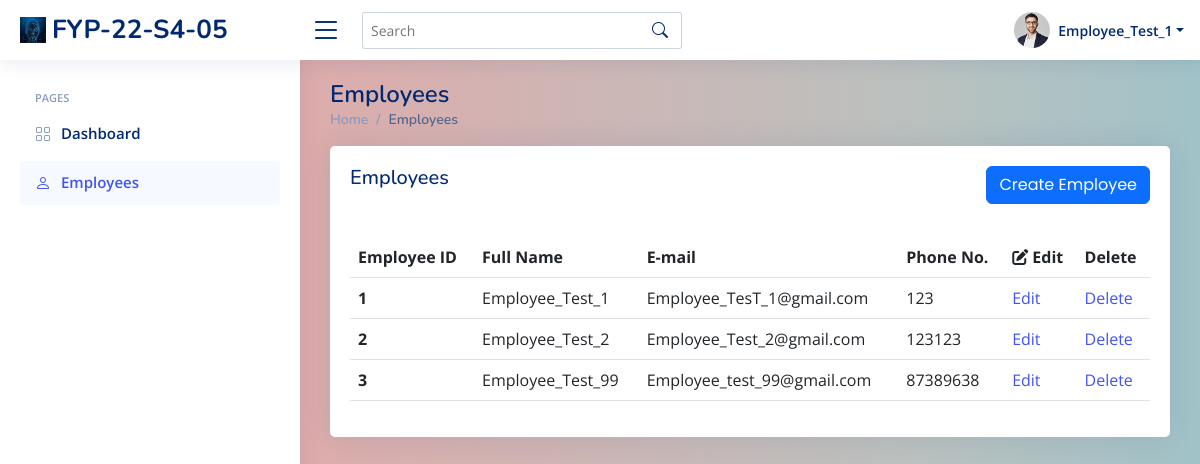
/sys_admin/view_employees/ (signed in), run on an earlier commit of the app's database.
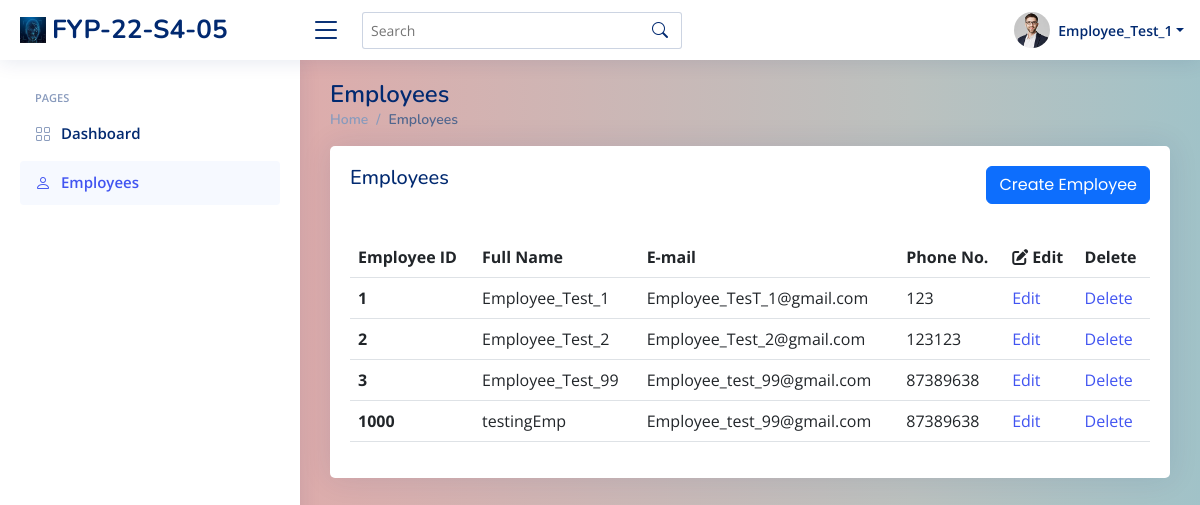
And on a later commit of the database.
### index/models.py (models this page shows, shortened)
class Employee(models.Model):
	Employee_ID = models.IntegerField(primary_key=True)
	Full_Name = models.CharField(max_length=100)
	Phone_Number = models.CharField(max_length=100)
	Email_Address = models.EmailField()
	Role = models.ForeignKey(Role,on_delete=models.CASCADE)
	Profile_Image = models.ImageField(upload_to=user_directory_path,null=True,blank=True)
	Password = models.CharField(max_length=256)

### index/views/sys_admin.py (the view)
# urls.py: path('sys_admin/view_employees/', sys_admin.sys_admin_view_employees, name='sys_admin_view_employees'),
def sys_admin_view_employees(request):
	currentEmployee = Employee.objects.get(Employee_ID=request.session['Employee_ID'])
	allEmployees = Employee.objects.filter(Role=3)
	context={
		'Employee_ID' : currentEmployee.Employee_ID,
		'Full_Name' : currentEmployee.Full_Name,
		'Role' : currentEmployee.Role.Role_Name,
		'Employees' : allEmployees,
	}
	return render(request, 'sys_admin/sys_admin_view_employees.html', context)

### templates/sys_admin/sys_admin_view_employees.html (shortened to what this page needs)
{% extends "index/base.html" %}
{% load static %}
{% block content %}
  <header id="header" class="header fixed-top d-flex align-items-center">
    <div class="d-flex align-items-center justify-content-between">
      <a href="{% url 'sys_admin_home' %}" class="logo d-flex align-items-center">
        <img src="../../assets/img/logo.png" alt="">
        <span class="d-none d-lg-block">FYP-22-S4-05</span>
      </a>
      <i class="bi bi-list toggle-sidebar-btn"></i>
    </div>
    <div class="search-bar">
      <form class="search-form d-flex align-items-center" method="POST" action="#">
        <input type="text" name="query" placeholder="Search" title="Enter search keyword">
        <button type="submit" title="Search"><i class="bi bi-search"></i></button>
      </form>
    </div>
    <nav class="header-nav ms-auto">
      <ul class="d-flex align-items-center">
        <li class="nav-item dropdown pe-3">
          <a class="nav-link nav-profile d-flex align-items-center pe-0" href="#" data-bs-toggle="dropdown">
            <img src="../../assets/img/profile-img.jpg" alt="Profile" class="rounded-circle">
            <span class="d-none d-md-block dropdown-toggle ps-2">{{ Full_Name }}</span>
          </a>
        </li>
      </ul>
    </nav>
  </header>
  <aside id="sidebar" class="sidebar">
    <ul class="sidebar-nav" id="sidebar-nav">
      <li class="nav-heading">Pages</li>
      <li class="nav-item">
        <a class="nav-link collapsed" href="{% url 'sys_admin_home' %}">
          <i class="bi bi-grid"></i>
          <span>Dashboard</span>
        </a>
      </li>
      <li class="nav-item">
        <a class="nav-link " href="{% url 'sys_admin_view_employees' %}">
          <i class="bi bi-person"></i>
          <span>Employees</span>
        </a>
      </li>
    </ul>
  </aside>
  <main id="main" class="main">
    <div class="pagetitle">
      <h1>Employees</h1>
      <nav>
        <ol class="breadcrumb">
          <li class="breadcrumb-item"><a href="{% url 'sys_admin_home' %}">Home</a></li>
          <li class="breadcrumb-item active">Employees</li>
        </ol>
      </nav>
    </div>
    <section class="section">
      <div class="row">
        <div class="col-lg-12">
          <div class="card">
            <div class="card-body ">
              <div class="col-lg-12 align-items-center justify-content-center card-title">
                <h5 class=" float-start">Employees</h5>
                <a href="{% url 'sys_admin_create_user' %}" class="btn btn-primary float-end">Create Employee</a>
              </div>
              <br>
              <br>
              <table class="table table-hover">
                <thead>
                  <tr>
                    <th scope="col">Employee ID</th>
                    <th scope="col">Full Name</th>
                    <th scope="col">E-mail</th>
                    <th scope="col">Phone No.</th>
                    <th scope="col"><i class="fa fa-edit"></i> Edit</th>
                    <th scope="col">Delete</th>
                  </tr>
                </thead>
                <tbody>
                  {% for employee in Employees %}
                  <tr>
                    <th scope="row">{{ employee.Employee_ID }}</th>
                    <td>{{ employee.Full_Name }}</td>
                    <td>{{ employee.Email_Address }}</td>
                    <td>{{ employee.Phone_Number }}</td>
                    <td><a href="#">Edit</a></td>
                    <td><a href="delete/{{ employee.Employee_ID }}" onclick="return confirm('Are you sure you want to delete this?')">Delete</a></td>
                  </tr>
                  {% endfor %}
                </tbody>
              </table>
            </div>
          </div>
        </div>
      </div>
    </section>
  </main>
{% endblock content %}

### templates/index/base.html (shortened to what this page needs)
{% load static %}
<!DOCTYPE html>
<html lang="en">
<head>
  <link href="{% static 'index/assets/vendor/bootstrap/css/bootstrap.min.css' %}" rel="stylesheet">
  <link href="{% static 'index/assets/vendor/bootstrap-icons/bootstrap-icons.css' %}" rel="stylesheet">
  <link href="{% static 'index/assets/vendor/boxicons/css/boxicons.min.css' %}" rel="stylesheet">
  <link href="{% static 'index/assets/vendor/quill/quill.snow.css' %}" rel="stylesheet">
  <link href="{% static 'index/assets/vendor/quill/quill.bubble.css' %}" rel="stylesheet">
  <link href="{% static 'index/assets/vendor/remixicon/remixicon.css' %}" rel="stylesheet">
  <link href="{% static 'index/assets/vendor/simple-datatables/style.css' %}" rel="stylesheet">
  <link rel="stylesheet" href="https://cdnjs.cloudflare.com/ajax/libs/font-awesome/6.2.0/css/all.min.css">
  <link href="{% static 'index/assets/css/style.css' %}" rel="stylesheet">
</head>
<body class="gradients">
  {% block content %}{% endblock %}
</body>
</html>

### index/static/index/assets/css/style.css (style rules this page uses)
:root { scroll-behavior: smooth; }
body { font-family: "Open Sans", sans-serif; background: #f6f9ff; color: #444444; }
a { color: #4154f1; text-decoration: none; }
h1, h2, h3, h4, h5, h6 { font-family: "Nunito", sans-serif; }
.gradients { background-image: linear-gradient(to right, #eea2a2 0%, #bbc1bf 19%, #57c6e1 42%, #b49fda 79%, #7ac5d8 100%); background-size: 400% 400%; animation: gradient 15s ease infinite; height: 100vh; }
#main { margin-top: 60px; padding: 20px 30px; transition: all 0.3s; }
.pagetitle { margin-bottom: 10px; }
.pagetitle h1 { font-size: 24px; margin-bottom: 0; font-weight: 600; color: #012970; }
.card { margin-bottom: 30px; border: none; border-radius: 5px; box-shadow: 0px 0 30px rgba(1, 41, 112, 0.1); }
.card-title { padding: 20px 0 15px 0; font-size: 18px; font-weight: 500; color: #012970; font-family: "Poppins", sans-serif; }
.card-body { padding: 0 20px 20px 20px; }
.breadcrumb { font-size: 14px; font-family: "Nunito", sans-serif; color: #899bbd; font-weight: 600; }
.breadcrumb a { color: #899bbd; transition: 0.3s; }
.breadcrumb .breadcrumb-item::before { color: #899bbd; }
.breadcrumb .active { color: #51678f; font-weight: 600; }
.logo { line-height: 1; }
@media (min-width: 1200px) { .logo { width: 280px; } }
.logo img { max-height: 26px; margin-right: 6px; }
.logo span { font-size: 26px; font-weight: 700; color: #012970; font-family: "Nunito", sans-serif; }
.header { transition: all 0.5s; z-index: 997; height: 60px; box-shadow: 0px 2px 20px rgba(1, 41, 112, 0.1); background-color: #fff; padding-left: 20px; }
.header .toggle-sidebar-btn { font-size: 32px; padding-left: 10px; cursor: pointer; color: #012970; }
.header .search-bar { min-width: 360px; padding: 0 20px; }
.header .search-form { width: 100%; }
.header .search-form input { border: 0; font-size: 14px; color: #012970; border: 1px solid rgba(1, 41, 112, 0.2); padding: 7px 38px 7px 8px; border-radius: 3px; transition: 0.3s; width: 100%; }
.header .search-form button { border: 0; padding: 0; margin-left: -30px; background: none; }
.header .search-form button i { color: #012970; }
.header-nav ul { list-style: none; }
.header-nav>ul { margin: 0; padding: 0; }
.header-nav .nav-profile { color: #012970; }
.header-nav .nav-profile img { max-height: 36px; }
.header-nav .nav-profile span { font-size: 14px; font-weight: 600; }
.sidebar { position: fixed; top: 60px; left: 0; bottom: 0; width: 300px; z-index: 996; transition: all 0.3s; padding: 20px; overflow-y: auto; scrollbar-width: thin; scrollbar-color: #aab7cf transparent; box-shadow: 0px 0px 20px rgba(1, 41, 112, 0.1); background-color: #fff; }
@media (min-width: 1200px) { #main, #footer { margin-left: 300px; } }
.sidebar-nav { padding: 0; margin: 0; list-style: none; }
.sidebar-nav li { padding: 0; margin: 0; list-style: none; }
.sidebar-nav .nav-item { margin-bottom: 5px; }
.sidebar-nav .nav-heading { font-size: 11px; text-transform: uppercase; color: #899bbd; font-weight: 600; margin: 10px 0 5px 15px; }
.sidebar-nav .nav-link { display: flex; align-items: center; font-size: 15px; font-weight: 600; color: #4154f1; transition: 0.3; background: #f6f9ff; padding: 10px 15px; border-radius: 4px; }
.sidebar-nav .nav-link i { font-size: 16px; margin-right: 10px; color: #4154f1; }
.sidebar-nav .nav-link.collapsed { color: #012970; background: #fff; }
.sidebar-nav .nav-link.collapsed i { color: #899bbd; }

What changed in the data, as far as the page shows it:
added Employee: Employee_ID "1000", Full_Name "testingEmp", Email_Address "Employee_test_99@gmail.com", Phone_Number "87389638"
